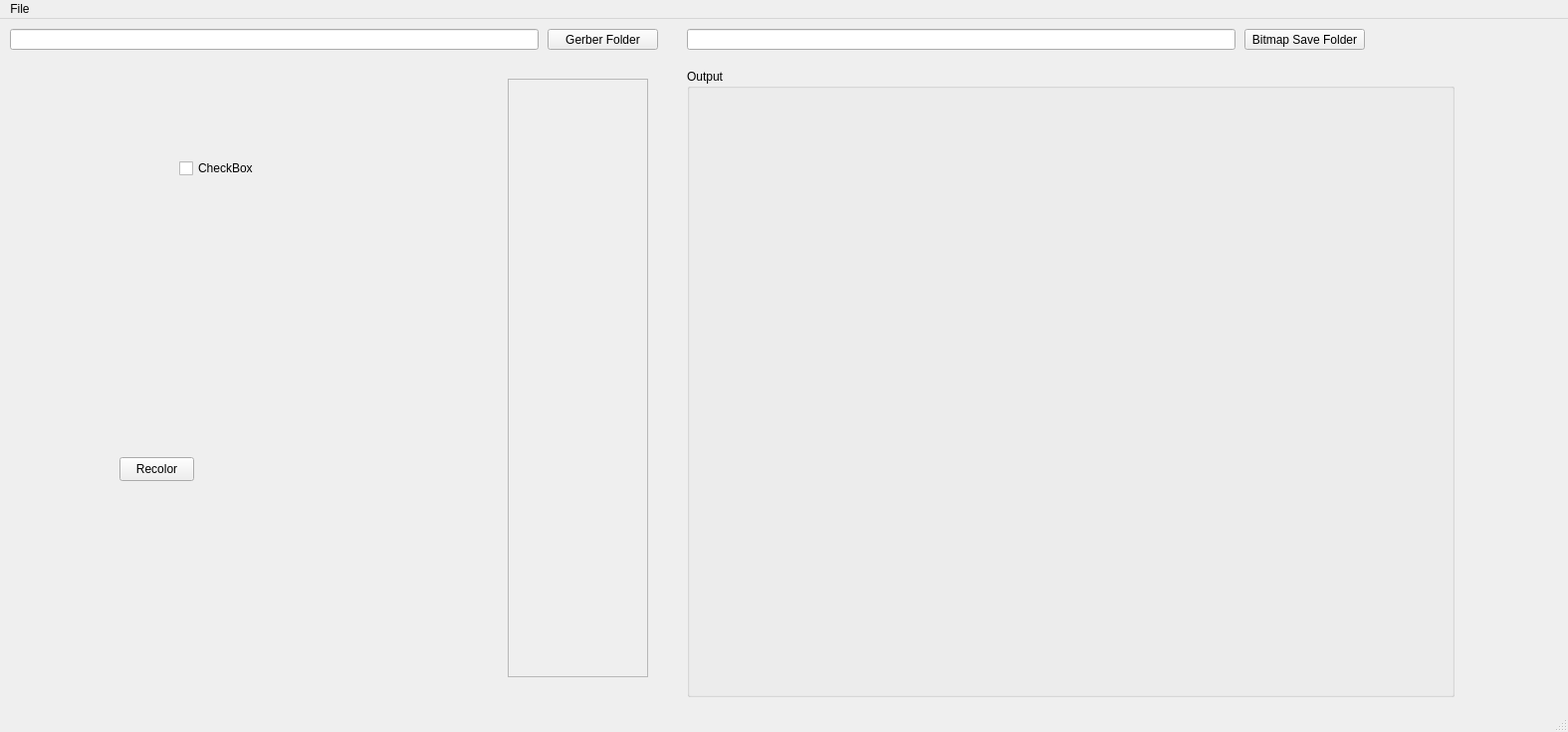
<?xml version="1.0" encoding="UTF-8"?>
<ui version="4.0">
 <class>MainWindow</class>
 <widget class="QMainWindow" name="MainWindow">
  <property name="geometry">
   <rect>
    <x>0</x>
    <y>0</y>
    <width>1575</width>
    <height>735</height>
   </rect>
  </property>
  <property name="windowTitle">
   <string>MainWindow</string>
  </property>
  <widget class="QWidget" name="centralwidget">
   <widget class="QLineEdit" name="gerber_folder_line_edit">
    <property name="enabled">
     <bool>true</bool>
    </property>
    <property name="geometry">
     <rect>
      <x>10</x>
      <y>10</y>
      <width>531</width>
      <height>21</height>
     </rect>
    </property>
   </widget>
   <widget class="QPushButton" name="gerber_folder_button">
    <property name="geometry">
     <rect>
      <x>550</x>
      <y>10</y>
      <width>111</width>
      <height>21</height>
     </rect>
    </property>
    <property name="text">
     <string>Gerber Folder</string>
    </property>
   </widget>
   <widget class="QLineEdit" name="bitmap_to_save_line_edit">
    <property name="geometry">
     <rect>
      <x>690</x>
      <y>10</y>
      <width>551</width>
      <height>21</height>
     </rect>
    </property>
   </widget>
   <widget class="QPushButton" name="bitmap_save_button">
    <property name="geometry">
     <rect>
      <x>1250</x>
      <y>10</y>
      <width>121</width>
      <height>21</height>
     </rect>
    </property>
    <property name="text">
     <string>Bitmap Save Folder</string>
    </property>
   </widget>
   <widget class="QScrollArea" name="scrollArea">
    <property name="geometry">
     <rect>
      <x>510</x>
      <y>60</y>
      <width>141</width>
      <height>601</height>
     </rect>
    </property>
    <property name="widgetResizable">
     <bool>true</bool>
    </property>
    <widget class="QWidget" name="scrollAreaWidgetContents">
     <property name="geometry">
      <rect>
       <x>0</x>
       <y>0</y>
       <width>139</width>
       <height>599</height>
      </rect>
     </property>
    </widget>
   </widget>
   <widget class="QGroupBox" name="groupBox">
    <property name="geometry">
     <rect>
      <x>690</x>
      <y>50</y>
      <width>771</width>
      <height>631</height>
     </rect>
    </property>
    <property name="title">
     <string>Output</string>
    </property>
   </widget>
   <widget class="QPushButton" name="pushButton_3">
    <property name="geometry">
     <rect>
      <x>120</x>
      <y>440</y>
      <width>75</width>
      <height>24</height>
     </rect>
    </property>
    <property name="text">
     <string>Recolor</string>
    </property>
   </widget>
   <widget class="QCheckBox" name="color_top">
    <property name="geometry">
     <rect>
      <x>180</x>
      <y>140</y>
      <width>76</width>
      <height>20</height>
     </rect>
    </property>
    <property name="text">
     <string>CheckBox</string>
    </property>
   </widget>
  </widget>
  <widget class="QMenuBar" name="menubar">
   <property name="geometry">
    <rect>
     <x>0</x>
     <y>0</y>
     <width>1575</width>
     <height>22</height>
    </rect>
   </property>
   <widget class="QMenu" name="menuFile">
    <property name="title">
     <string>File</string>
    </property>
   </widget>
   <addaction name="menuFile"/>
  </widget>
  <widget class="QStatusBar" name="statusbar"/>
 </widget>
 <resources/>
 <connections/>
</ui>
